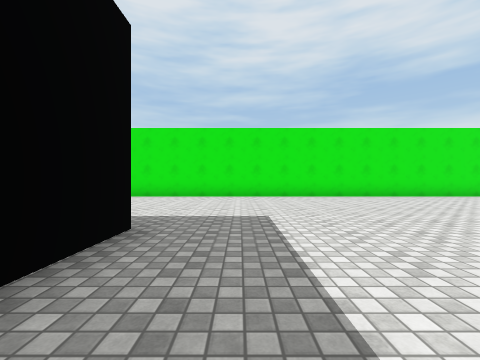
view 1 (above)

23 first-person views from a walk through a Unity game level. The camera is 1.2 m above the floor, looks level and sees 90° across. The floor is counted in squares, 2 m on a side. Each view is taken from the middle of a square. On the plan, view 1 faces up. The plan holds only what a view shows up to about 9 squares ahead; the rest is blank. Surface patterns are stand-ins for the level's own textures.

view 2
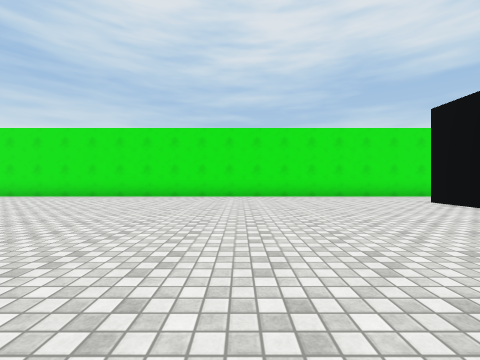

view 3
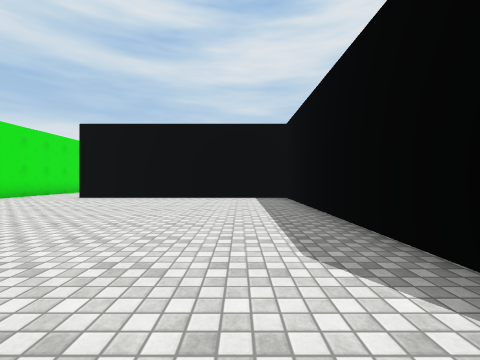

view 4
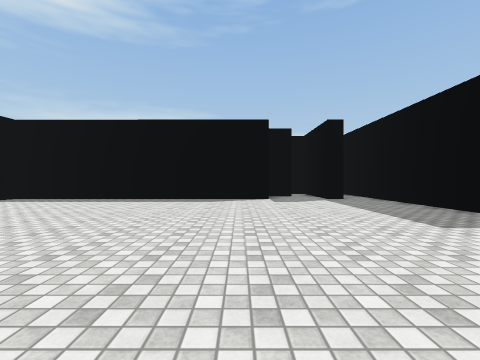

view 5
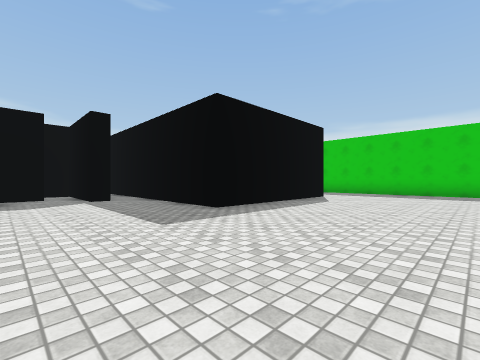

view 6
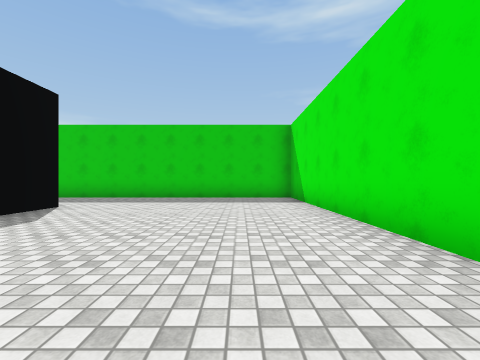

view 7
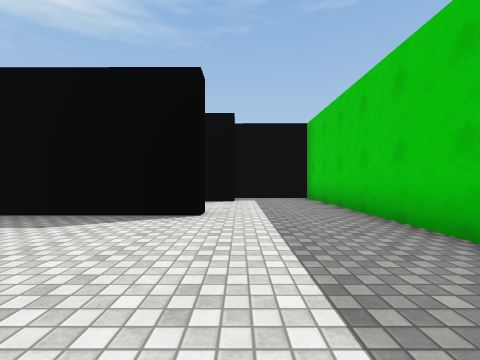

view 8
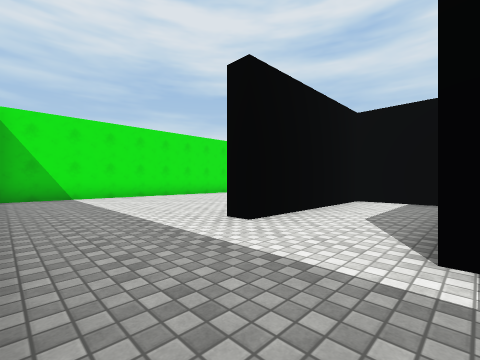

view 9
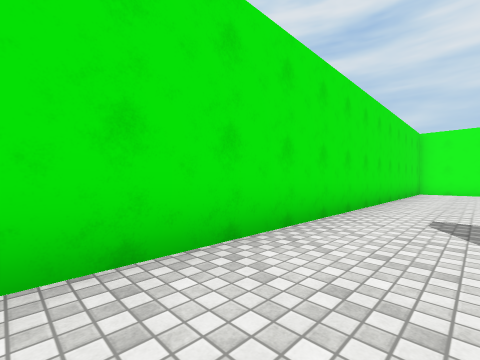

view 10
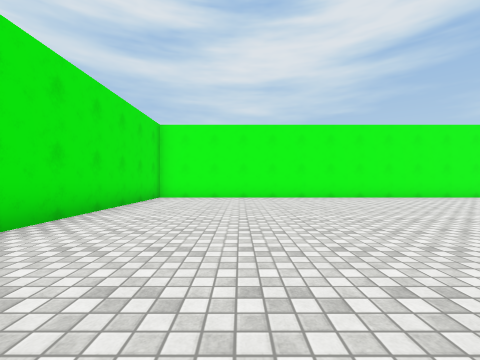

view 11
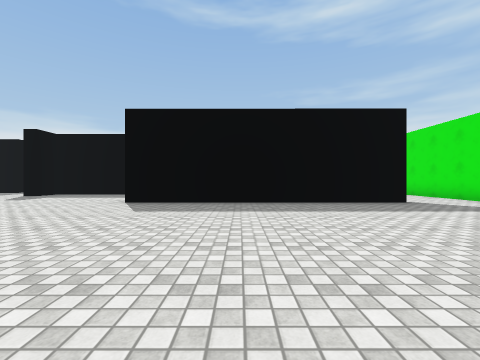

view 12
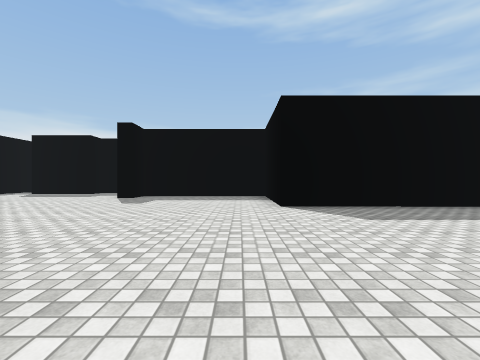

view 13
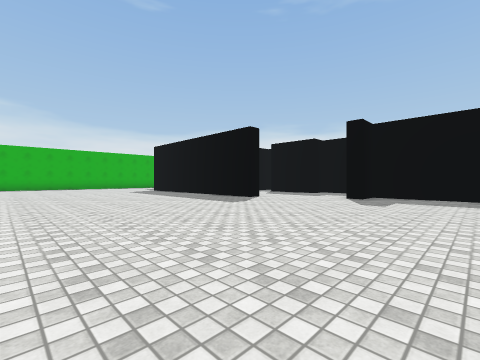

view 14
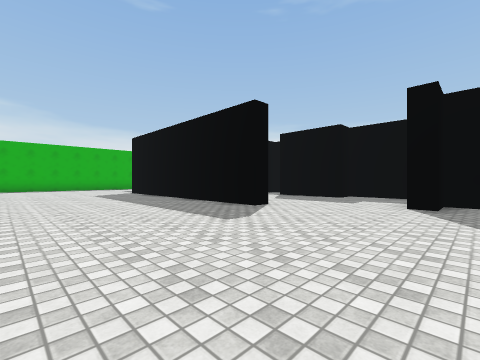

view 15
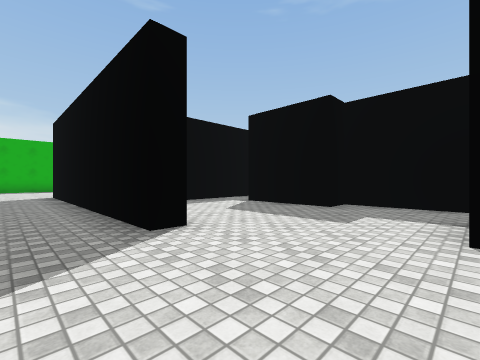

view 16
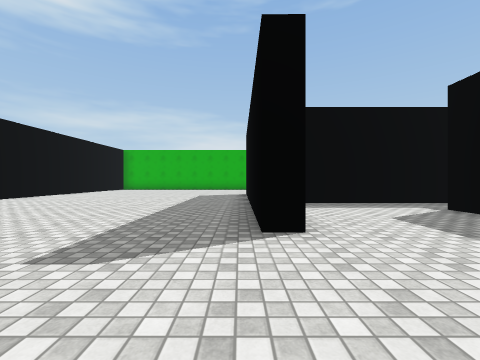

view 17
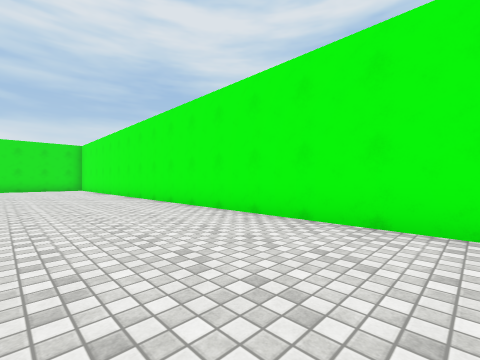

view 18
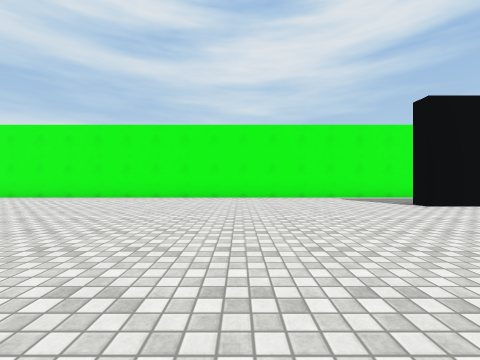

view 19
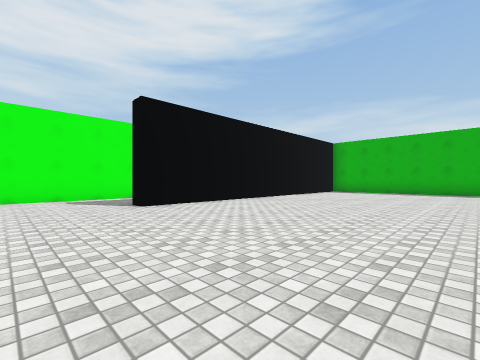

view 20
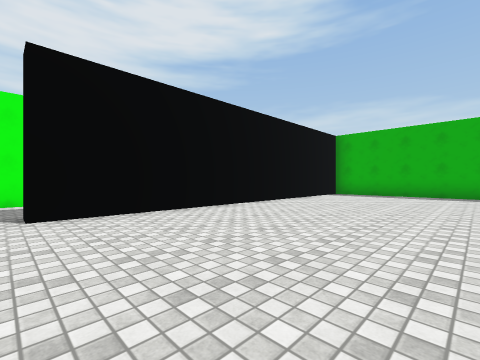

view 21
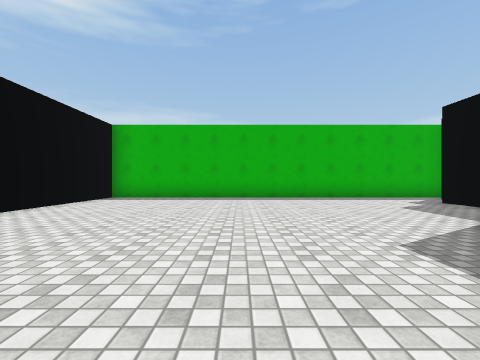

view 22
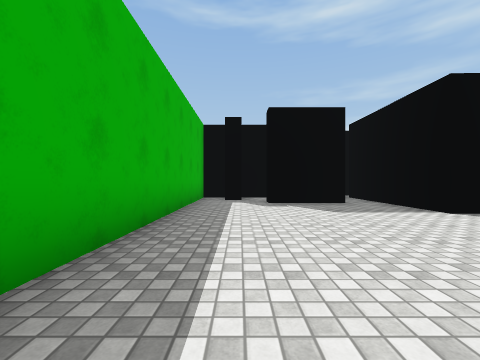

view 23
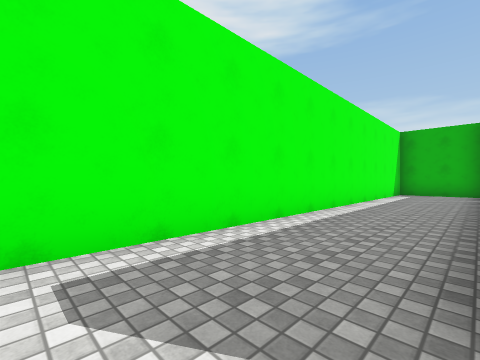

### Floor plan
Points are (right, up) in squares from view 1. A wall is a line through its corners. A room is listed if a view was taken in it or the views show most of it. See-through windows are left out.
Room 1 (views 1, 2, 3, 4, 5, 6, 7, 8, 9)
walls: (-1.3, 2.7) (-1.4, -2.3); (-1.8, 0.7) (-1.8, 2.4) (-3.9, 2.5); (-0.3, -0.5) (0.2, -0.5) (0.2, -3.4); (2.1, -0.5) (10.1, -0.6) (10.1, 6.5); (1, -1.8) (2, -1.8); (-6.4, 3) (-1.9, 3); (-6.9, 0.2) (-5.9, 0.2); (9.5, 8.8) (-9.3, 8.7) (-9.3, -1) (-6.8, -1)
ways out: opening at (10, 7.5) to room 2
Room 2 (views 10, 11, 12, 13, 14, 15, 16, 17, 18, 19, 20, 21, 22, 23)
walls: (9.2, -8.7) (9.7, -8.7) (9.7, -16.2) (7.9, -16.2); (5, -6.1) (5, -8.3) (5.8, -8.3) (5.8, -10.9); (4.5, -12.2) (8.4, -12.2); (7.7, -17.1) (7.7, -19.3); (10.6, 6.5) (10.6, -1.1) (7, -1.1) (7, -5.6) (8, -5.6) (8, -6.1); (18, -21.2) (19.5, -21.2); (20.2, -20.4) (20.2, 8.8) (9.5, 8.8); (7.5, -21.2) (17.4, -21.2) (17.4, -11.3) (18, -11.3)
ways out: opening at (10, 7.5) to room 1; opening at (8, -20.5) to room 3; opening at (6, -6)
Room 3 (no view inside)
walls: (6.7, -19.9) (6.7, -20.5); (5.8, -20.5) (5.8, -21.2) (7.5, -21.2); (5.8, -19) (5.8, -20)
ways out: opening at (8, -20.5) to room 2; opening at (7, -19)

Where each view was taken, in squares from view 1:
view 1: 0 up, 0 right, facing up
view 2: 0 up, 5 right, facing up
view 3: 1 up, 2 right, facing right
view 4: 7 up, 3 right, facing down
view 5: 7 up, 2 right, facing down-left
view 6: 7 up, 1 left, facing left
view 7: 7 up, 7 left, facing down
view 8: 0 up, 9 left, facing up-right
view 9: 7 up, 8 right, facing up-right
view 10: 6 up, 12 right, facing right
view 11: 2 up, 17 right, facing left
view 12: 2 down, 16 right, facing left
view 13: 3 down, 16 right, facing down-left
view 14: 5 down, 14 right, facing down-left
view 15: 6 down, 11 right, facing down-left
view 16: 6 down, 10 right, facing down
view 17: 7 down, 17 right, facing up-right
view 18: 7 down, 12 right, facing right
view 19: 9 down, 12 right, facing down-right
view 20: 11 down, 13 right, facing down-right
view 21: 13 down, 13 right, facing down
view 22: 20 down, 14 right, facing left
view 23: 10 down, 18 right, facing down-right
